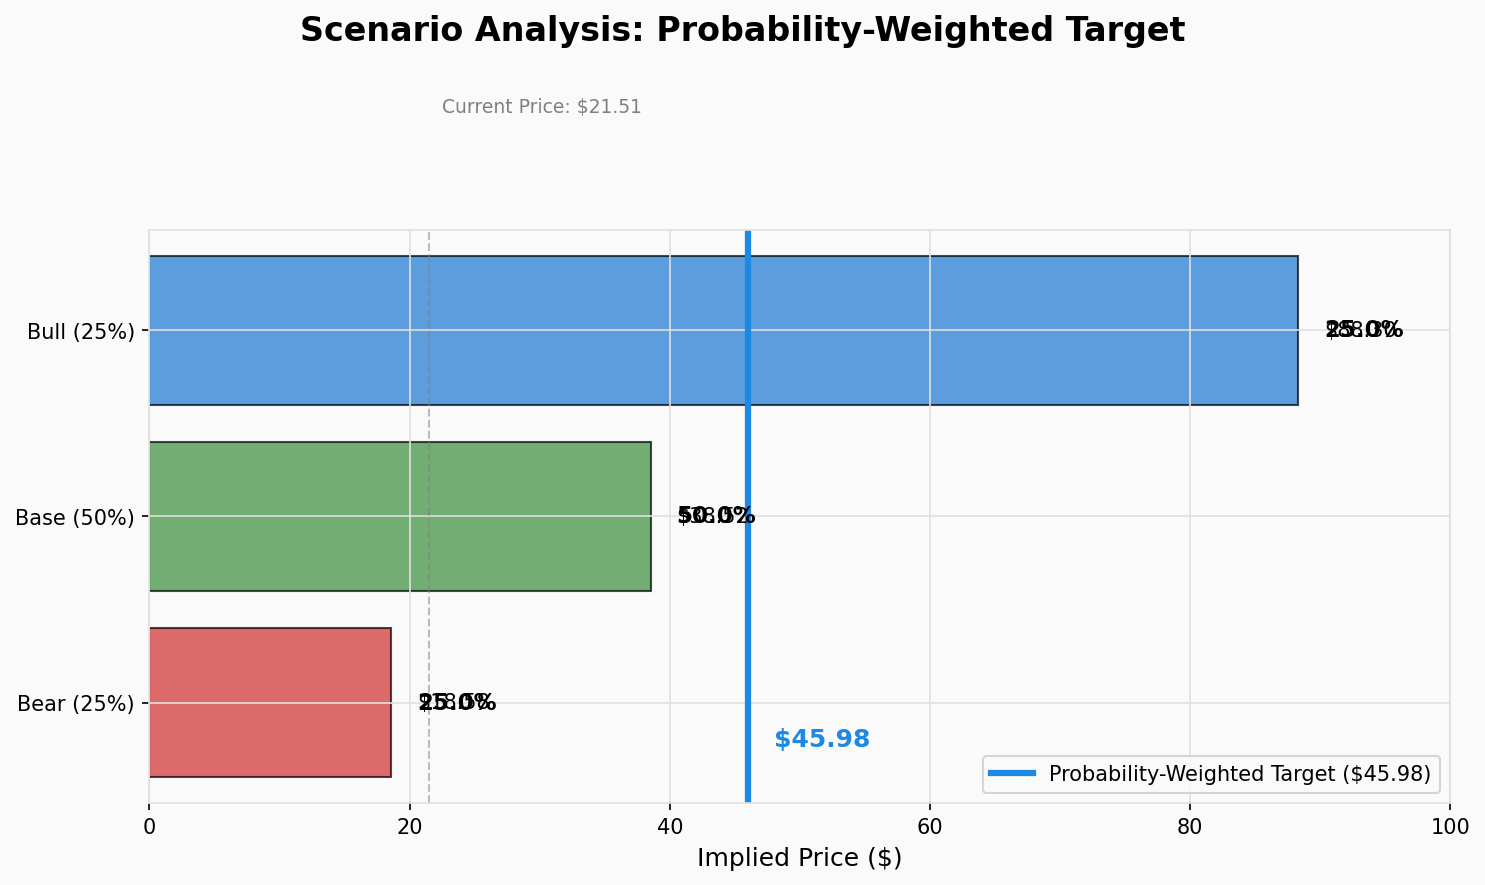

Python code for this plot:
#!/usr/bin/env python3
"""
Scenario Analysis Chart
Generates: Probability-weighted scenario visualization (bear/base/bull)
"""

import matplotlib.pyplot as plt
import os

# Set style
plt.style.use('default')
plt.rcParams['figure.facecolor'] = '#FAFAFA'
plt.rcParams['axes.facecolor'] = '#FAFAFA'
plt.rcParams['axes.edgecolor'] = '#E0E0E0'
plt.rcParams['axes.grid'] = True
plt.rcParams['grid.color'] = '#E0E0E0'
plt.rcParams['font.family'] = 'Arial'

# Colors
COLOR_BEAR = '#D32F2F'    # Red
COLOR_BASE = '#388E3C'    # Green
COLOR_BULL = '#1976D2'    # Blue
COLOR_WEIGHTED = '#1E88E5'  # GitLab blue

# Scenario data (from memo)
scenarios = [
    {'name': 'Bear', 'price': 18.58, 'probability': 0.25, 'color': COLOR_BEAR},
    {'name': 'Base', 'price': 38.52, 'probability': 0.50, 'color': COLOR_BASE},
    {'name': 'Bull', 'price': 88.30, 'probability': 0.25, 'color': COLOR_BULL},
]

# Calculate probability-weighted target
weighted_target = sum(s['price'] * s['probability'] for s in scenarios)

# Create figure
fig, ax = plt.subplots(figsize=(10, 6))
fig.suptitle('Scenario Analysis: Probability-Weighted Target', fontsize=16, fontweight='bold')

# Create horizontal bar chart for scenarios
y_pos = range(len(scenarios))
prices = [s['price'] for s in scenarios]
probabilities = [s['probability'] * 100 for s in scenarios]  # Convert to %
colors = [s['color'] for s in scenarios]

bars = ax.barh(y_pos, prices, color=colors, alpha=0.7, edgecolor='black', linewidth=1)

# Add probability labels
for i, (bar, prob) in enumerate(zip(bars, probabilities)):
    ax.text(bar.get_width() + 2, bar.get_y() + bar.get_height()/2, 
            f'{prob}%', va='center', fontsize=11, fontweight='bold')

# Add price labels
for i, (bar, price) in enumerate(zip(bars, prices)):
    ax.text(bar.get_width() + 2, bar.get_y() + bar.get_height()/2, 
            f'${price:.2f}', va='center', fontsize=10)

# Add probability-weighted target line
ax.axvline(x=weighted_target, color=COLOR_WEIGHTED, linestyle='-', linewidth=3, 
           label=f'Probability-Weighted Target (${weighted_target:.2f})')

# Add weighted target label
ax.text(weighted_target + 2, -0.2, f'${weighted_target:.2f}', 
        va='center', fontsize=12, fontweight='bold', color=COLOR_WEIGHTED)

# Set labels
ax.set_xlabel('Implied Price ($)', fontsize=12)
ax.set_yticks(y_pos)
ax.set_yticklabels([f"{s['name']} ({s['probability']*100:.0f}%)" for s in scenarios])
ax.set_xlim(0, 100)
ax.legend(loc='lower right', fontsize=10)

# Add current price reference (from company_info.json)
current_price = 21.51
ax.axvline(x=current_price, color='gray', linestyle='--', linewidth=1, alpha=0.5)
ax.text(current_price + 1, 3.2, f'Current Price: ${current_price:.2f}', 
        va='center', fontsize=9, color='gray')

plt.tight_layout()
plt.savefig('/workspace/assets/charts/scenario_analysis.png', dpi=150, 
            bbox_inches='tight', facecolor='#FAFAFA')
plt.close()

print("Scenario analysis chart generated: /workspace/assets/charts/scenario_analysis.png")
